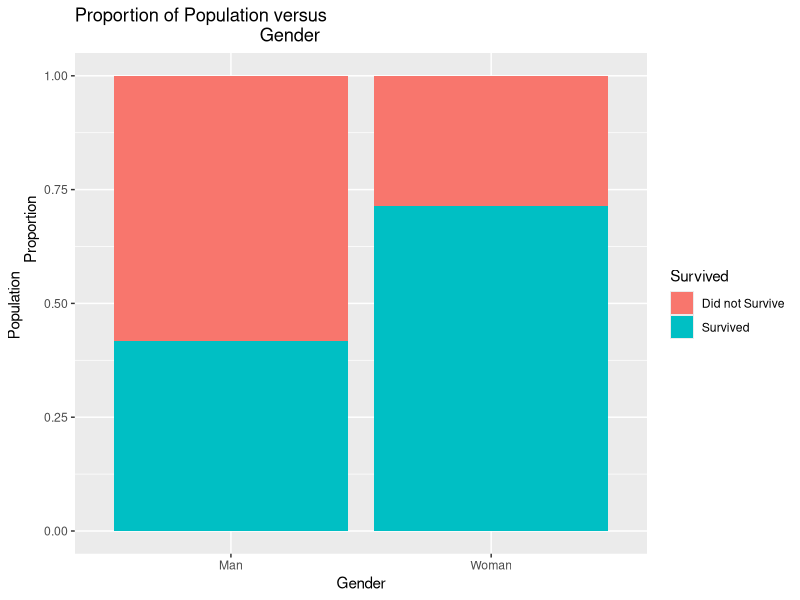
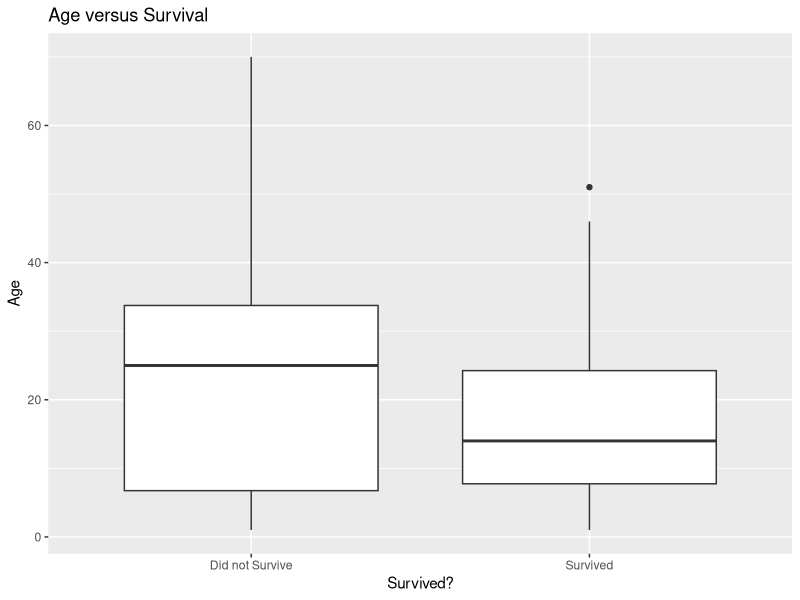

Reproduce these figures in R, in order. (Note: this script raises an error after producing the figures.)
## ---- chunk 1
knitr::opts_chunk$set(echo = TRUE, eval = TRUE, message = FALSE, 
                      warning = FALSE, comment = "#>", highlight = TRUE)
## ---- chunk 2
library(tidyverse)
## ---- chunk 3
donner <- read_csv("data/donner.csv")
## ---- chunk 4
sex_survival <- donner %>% group_by(sex) %>% mutate(survived = 
ifelse(survived == 0, "Did not Survive", "Survived"))
## ---- chunk 5
donner %>% group_by(sex) %>%
  ggplot(data = sex_survival, mapping = aes(x = sex, fill = survived)) + 
  geom_bar(position = "fill") + labs(title = "Proportion of Population versus 
                                     Gender", x = "Gender", y = "Population 
                                     Proportion", fill = "Survived")
## ---- chunk 6
age_survival <- donner %>%
  mutate(survived = ifelse(survived == 0, "Did not Survive", "Survived"))
age_survival

ggplot(data = age_survival, mapping = aes(x = survived, y = age)) + 
  geom_boxplot() + labs(title = "Age versus Survival", x = "Survived?", 
  y = "Age")
## ---- chunk 7
log_mod <- glm(survived ~ sex + age, data = donner, family = "binomial")
tidy(log_mod)
## ---- chunk 8
tibble(
  age = 60,
  sex = factor("Man")) %>%
  augment(log_mod, newdata = .) %>%
  mutate(p = exp(.fitted) / (1 + exp(.fitted))) %>%
  pull(p)
## ---- chunk 9
tibble(
  age = 20,
  sex = factor("Man")) %>%
  augment(log_mod, newdata = .) %>%
  mutate(p = exp(.fitted) / (1 + exp(.fitted))) %>%
  pull(p)
## ---- chunk 10
tibble(
  age = 0,
  sex = factor("Woman")) %>%
  augment(log_mod, newdata = .) %>%
  mutate(p = exp(.fitted) / (1 + exp(.fitted))) %>%
  pull(p)
## ---- chunk 11
tibble(
  age = rep(1:70, times = 2),
  sex = rep(c("Man", "Woman"), times = 70)) %>%
    augment(log_mod, newdata = .) %>%
    mutate(predicted_p = exp(.fitted) / (1 + exp(.fitted))) %>%
             ggplot(aes(x = age, y = predicted_p, color = sex)) + 
             geom_line(size = 1.5) + theme_minimal(base_size = 14) + 
             scale_color_manual(values = c("blue", "red")) + labs(title = 
            "Predicted Probability Values versus 
            Age Graph", subtitle = "Colored by Gender", x = "Age", y = 
            "Predicted Probability of Survival", color = "Gender")

